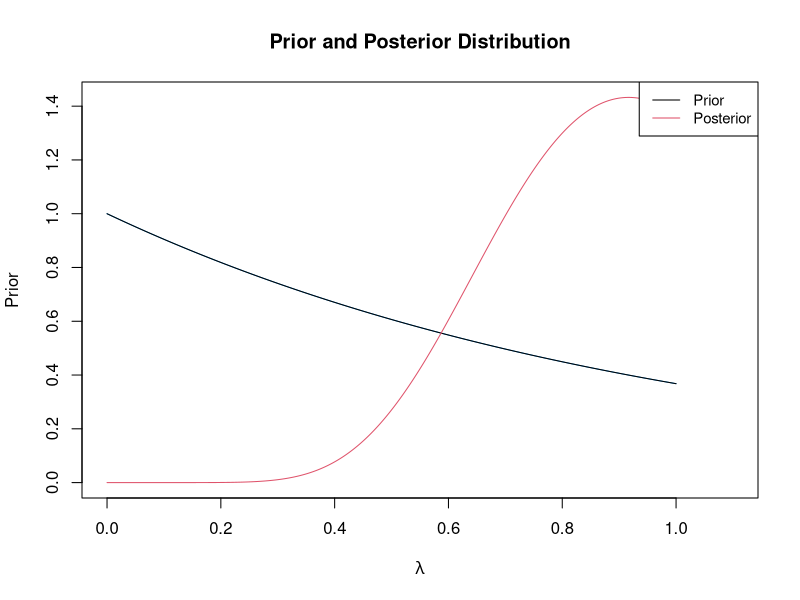
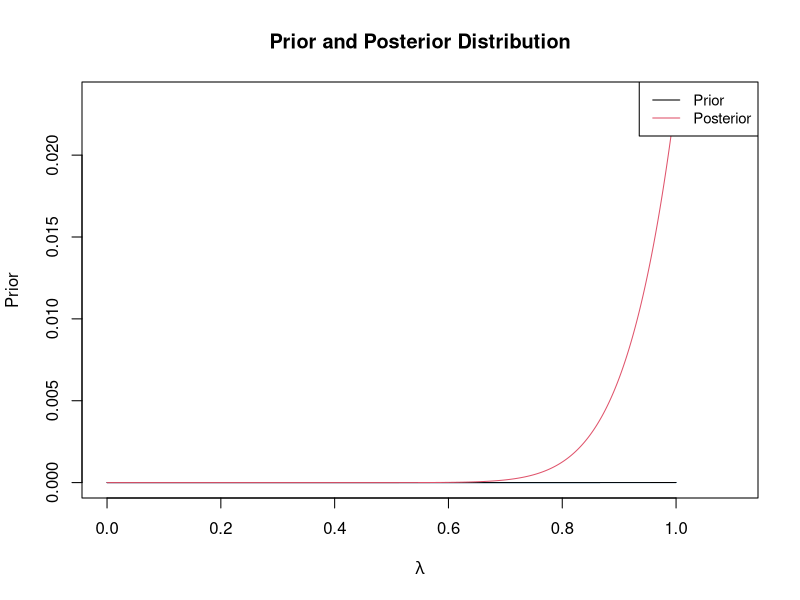

Here is the R script that generated these plots, in order:
## ---- chunk 1
knitr::opts_chunk$set(echo = TRUE)
## ---- chunk 2
beta_binom <- function(Y, N, theta0, type, a = 1, b = 1, 
                       title = "Prior and Posterior Distribution")
{
  # beta_binom() - returns a list of posterior mean and variance values where 
  # the prior distribution follows Beta and the posterior is Binomial
  
  # Arguments:
  # Y = number of success for Binomial
  # N = number of trials for Binomial
  # a, b are size and rate parameters for prior Beta distribution 
  # theta0 = hypothesized value for unknown parameter
  # type = type of hypothesis test to be conducted (one-sided or two-sided)
  A <- Y + a
  B <- N - Y + b
  
  if (type == "left" | type == "right") { # one sided 
    # compute priors
    prior.h0 <- pbeta(theta0, a, b)
    prior.h1 <- 1 - prior.h0
    prior.odds <- prior.h1 / prior.h0
    
    # compute posterior probability for null, alternative, and odds
    posterior.h0 <- pbeta(theta0, A, B)
    posterior.h1 <- 1 - posterior.h0
    posterior.odds <- posterior.h1 / posterior.h0
    
    # Compute Bayes Factor for one-sided test
    bayes.factor <- posterior.odds / prior.odds
  } else if (type == "two sided") { # two sided
    # choose machine epsilon as epsilon 
    #epsilon = .Machine$double.eps
    epsilon = 0.000000003
    
    # compute priors
    prior.h0<-pbeta((theta0+epsilon),a,b)-pbeta((theta0-epsilon),a,b)
    prior.h1 <- 1 - prior.h0
    prior.odds <- prior.h1 / prior.h0
    
    # compute posteriors
    posterior.h0<-pbeta((theta0+epsilon),A, B) - pbeta((theta0-epsilon),A,B)
    posterior.h1 <- 1 - posterior.h0
    posterior.odds <- posterior.h1 / posterior.h0
    
    # compute two-sides Bayes Factor
    bayes.factor <- posterior.odds / prior.odds  
  }
  mylist <- list(prior.h0, posterior.h0, bayes.factor)
  names(mylist) <- c("Prior Null", "Posterior Null", "Bayes Factor")
  return(mylist)
}
## ---- chunk 3
# uninformative prior
beta_binom(Y=20, N=30, theta0=0.5, type = "right", a = 1, b = 1)
# here we would reject H0 in favor of H1
## ---- chunk 4
# informative prior
beta_binom(Y=20, N=30, theta0=0.5, type="right", a = 2.98, b = 1.28)
# here we would reject H0 in favor of H1
## ---- chunk 5
# uninformative prior
beta_binom(Y=20, N=30, theta0=0.5, type = "two sided", a = 1, b = 1)
# here we should fail to reject H0
## ---- chunk 6
# informative prior
beta_binom(Y=20, N=30, theta0=0.5, type = "two sided", a = 2.98, b = 1.28)
## ---- chunk 7
pois_gamma <- function(Y, a = 1, b = 1, title = "Prior and Posterior Distribution")
{
  # pois_gamma() - returns a list of posterior mean and variance values where 
  # the prior distribution follows Beta and the posterior is Binomial
  
  # Arguments:
  # Y = observations of random variable
  # a  = shape parameter for Gamma distribution 
  # b = rate parameter for Gamma distribution 
  
  lambda <- seq(0,1,length=10000)    # values of theta following beta distribution
  
  # only plotting one prior 
  prior = dgamma(lambda, a, b)
  posterior = dgamma(lambda, Y + a, Y + b)
  
  # plot the actual priors  
  label = c("Prior", "Posterior")
  plot.new()
  plot(lambda,prior,
       type="l",
       col = 4,
       xlab=expression(lambda),
       ylab="Prior", 
       ylim = c(0, max(posterior)),
       xlim = c(0, 1.1)
  )
  lines(lambda,prior,col=1)
  lines(lambda, posterior, col = 2)
  title(main = title)
  legend("topright",label,col=c(1,2), lty=1, cex=.9)
  
  # compute posterior mean and posterior standard deviation
  posterior_mean <- (Y + a) / (b + 1)
  posterior_var <- a / b^2
  posterior_sd <- sqrt(posterior_var)
 
  # return posterior mean and variance 
  mylist <- list("posterior mean" = posterior_mean, "posterior standard deviation" = posterior_sd)
  return(mylist)
}
## ---- chunk 8
# uninformative prior
pois_gamma(Y = 11)
## ---- chunk 9
# informative prior 
pois_gamma(Y = 11, a = 15.81139, b = 3.152278)
## ---- chunk 10
#==============================================================================
# H0: lambda <= 10
# H1: lambda > 10
#==============================================================================
# Data
Y <- 11

# Define one prior
a  <- c(0.5, 1, 10)
b  <- c(0.5, 1, 2) 
lab <- c("a=b=0.5", "a=b=1", "a=10, b=2")

# posterior parameters
A <- a+Y
B <- b+1

# parameter
lambda <-10

# compute priors 
prior.h0 <- pgamma(lambda, shape = a, rate = b)
prior.h1 <- 1 - prior.h0
prior.odds <- prior.h1 / prior.h0

# compute posteriors
posterior.h0 <- pgamma(lambda,shape=A,rate=B) 
posterior.h1 <- 1-posterior.h0
posterior.odds <- posterior.h1 / posterior.h0

# compute Bayes Factor
bayes.factor <- posterior.odds / prior.odds

# output results
output <- cbind(H0.prior=prior.h0,H0.post=posterior.h0,BF10=bayes.factor)
output
## ---- chunk 11
#==============================================================================
# H0: lambda = 10
# H1: lambda =/= 10
#==============================================================================
# Data
Y <- 11

# priors
a <- c(0.5, 1, 10)
b <- c(0.5, 1, 2)
lab <- c("a=b=0.5", "a=b=1", "a=10, b=2")

# posteriors
A <- a+Y
B <- b+1

# parameters and perturbation
lambda <- 10
epsilon <- 0.000001

# compute priors
prior.h0 <- pgamma(lambda+epsilon,shape=a,rate=b) - pgamma(lambda-epsilon,shape=a,rate=b)
prior.h1 <- 1-prior.h0
prior.odds <- prior.h1 / prior.h0

# compute posteriors
posterior.h0 <- pgamma(lambda+epsilon,shape=A,rate=B) - pgamma(lambda-epsilon,shape=A,rate=B) 
posteriror.h1 <- 1-posterior.h0
posterior.odds <- posteriror.h1 / posterior.h0

# compute bayes factor
bayes.factor <- posterior.odds / prior.odds

# output results
output <- cbind(H0.prior=prior.h0,H0.post=posterior.h0,BF10=bayes.factor)
output
